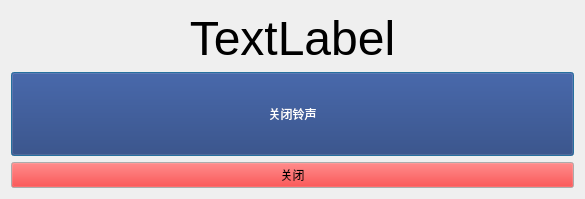
<?xml version="1.0" encoding="UTF-8"?>
<ui version="4.0">
 <class>snooze</class>
 <widget class="QDialog" name="snooze">
  <property name="geometry">
   <rect>
    <x>0</x>
    <y>0</y>
    <width>585</width>
    <height>199</height>
   </rect>
  </property>
  <property name="windowTitle">
   <string>Snooze</string>
  </property>
  <property name="windowIcon">
   <iconset resource="Icons.qrc">
    <normaloff>:/new/icons/Clock.png</normaloff>:/new/icons/Clock.png</iconset>
  </property>
  <property name="styleSheet">
   <string notr="true">QDialog#snooze{background-image:url(:/centerWidget\_bg3.jpg);}</string>
  </property>
  <layout class="QVBoxLayout" name="verticalLayout">
   <item>
    <widget class="QLabel" name="time">
     <property name="font">
      <font>
       <pointsize>36</pointsize>
      </font>
     </property>
     <property name="text">
      <string>TextLabel</string>
     </property>
     <property name="alignment">
      <set>Qt::AlignCenter</set>
     </property>
    </widget>
   </item>
   <item>
    <widget class="QPushButton" name="snzBtn">
     <property name="sizePolicy">
      <sizepolicy hsizetype="Minimum" vsizetype="Expanding">
       <horstretch>0</horstretch>
       <verstretch>0</verstretch>
      </sizepolicy>
     </property>
     <property name="styleSheet">
      <string notr="true">background: rgba(31,53,114, 0.6);
color:rgb(255,255,255);</string>
     </property>
     <property name="text">
      <string>关闭铃声</string>
     </property>
    </widget>
   </item>
   <item>
    <widget class="QPushButton" name="DismissBtn">
     <property name="palette">
      <palette>
       <active>
        <colorrole role="Button">
         <brush brushstyle="SolidPattern">
          <color alpha="255">
           <red>255</red>
           <green>0</green>
           <blue>0</blue>
          </color>
         </brush>
        </colorrole>
       </active>
       <inactive>
        <colorrole role="Button">
         <brush brushstyle="SolidPattern">
          <color alpha="255">
           <red>255</red>
           <green>0</green>
           <blue>0</blue>
          </color>
         </brush>
        </colorrole>
       </inactive>
       <disabled>
        <colorrole role="Button">
         <brush brushstyle="SolidPattern">
          <color alpha="255">
           <red>255</red>
           <green>0</green>
           <blue>0</blue>
          </color>
         </brush>
        </colorrole>
       </disabled>
      </palette>
     </property>
     <property name="styleSheet">
      <string notr="true">background:rgba(255,,0,0.4);</string>
     </property>
     <property name="text">
      <string>关闭</string>
     </property>
    </widget>
   </item>
  </layout>
 </widget>
 <resources>
  <include location="Icons.qrc"/>
 </resources>
 <connections/>
</ui>
